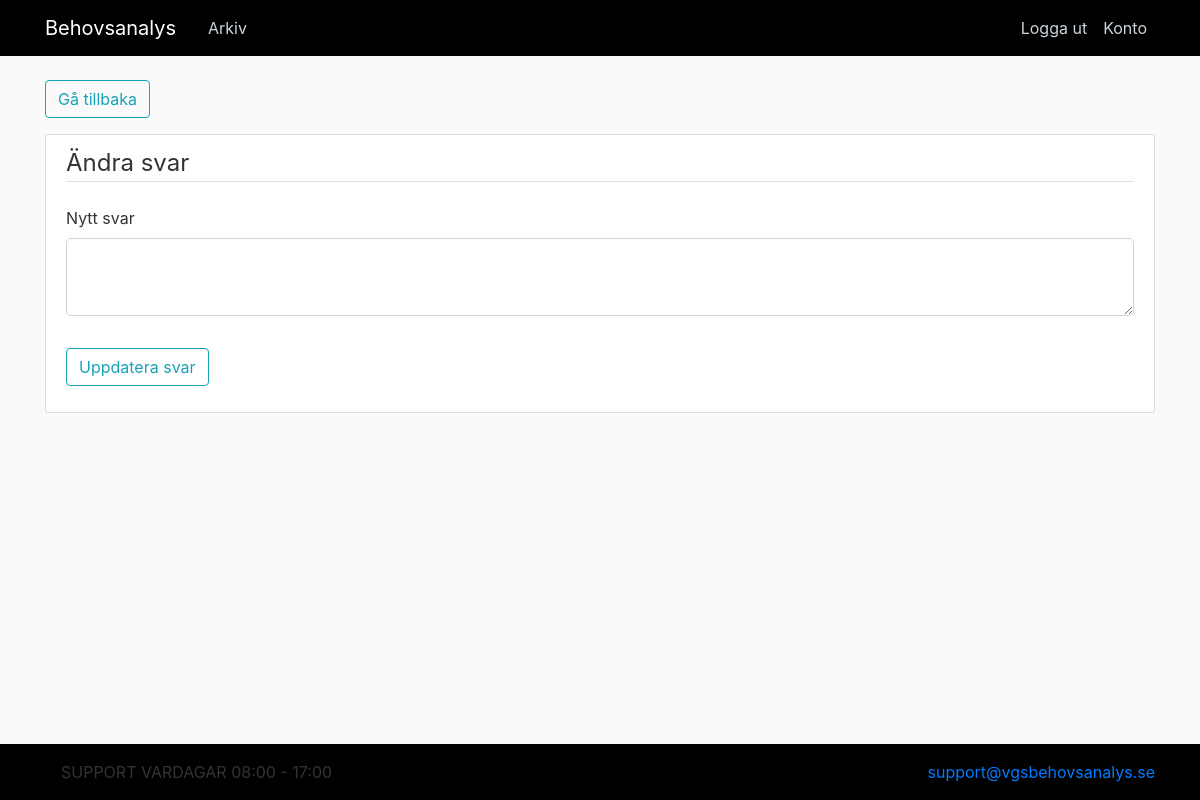
/kund/10310404153/q6 (signed in), run on an earlier commit of the app's database.
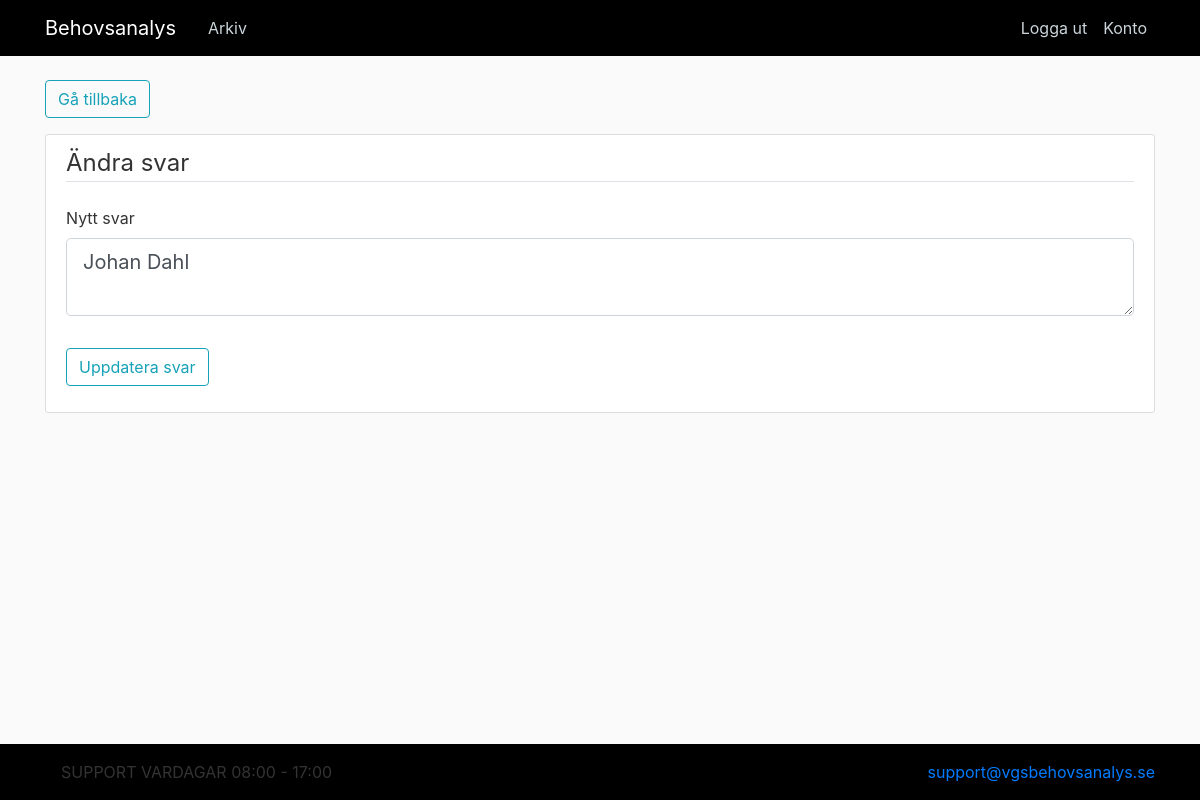
And on a later commit of the database.
### app/models.py (models this page shows, shortened)
class Responses(db.Model, UserMixin):
    response_id = db.Column(db.String(20), primary_key=True)
    timestamp = db.Column(db.String(30))
    q1 = db.Column(db.String(150))
    q2 = db.Column(db.String(150))
    q3 = db.Column(db.String(150), unique=True)
    q4 = db.Column(db.String(150))
    q5 = db.Column(db.String(150))
    q6 = db.Column(db.String(150))
    q7 = db.Column(db.String(150))
    q8 = db.Column(db.String(150))
    q9 = db.Column(db.String(500))
    q10 = db.Column(db.String(500))
    q11 = db.Column(db.String(500))
    q12 = db.Column(db.String(500))
    q13 = db.Column(db.String(500))
    q14 = db.Column(db.String(500))
    q15 = db.Column(db.String(500))
    q16 = db.Column(db.String(500))
    q17 = db.Column(db.String(500))
    q18 = db.Column(db.String(500))
    q19 = db.Column(db.String(500))
    q20 = db.Column(db.String(500))
    q21 = db.Column(db.String(500))
    q22 = db.Column(db.String(500))
    q23 = db.Column(db.String(500))
    q24 = db.Column(db.String(500))
    q25 = db.Column(db.String(500))
    q26 = db.Column(db.String(500))
    q27 = db.Column(db.String(500))
    q28 = db.Column(db.String(500))
    q29 = db.Column(db.String(500))
    q30 = db.Column(db.String(500))
    q31 = db.Column(db.String(500))
    q32 = db.Column(db.String(500))
    q33 = db.Column(db.String(500))
    q34 = db.Column(db.String(500))
    q35 = db.Column(db.String(500))
    q36 = db.Column(db.String(500))
    q37 = db.Column(db.String(500))
    q38 = db.Column(db.String(500))
    q39 = db.Column(db.String(500))
    q40 = db.Column(db.String(500))
    q41 = db.Column(db.String(500))
    q42 = db.Column(db.String(500))
    q43 = db.Column(db.String(500))
    q44 = db.Column(db.String(500))
    q45 = db.Column(db.String(500))
    q46 = db.Column(db.String(500))
    q47 = db.Column(db.String(500))
    q48 = db.Column(db.String(500))
    q49 = db.Column(db.String(500))
    q50 = db.Column(db.String(500))
    q51 = db.Column(db.String(500))
    q52 = db.Column(db.String(500))
    q53 = db.Column(db.String(500))
    q54 = db.Column(db.String(500))
    q55 = db.Column(db.String(500))
    q56 = db.Column(db.String(500))
    q57 = db.Column(db.String(500))
    q58 = db.Column(db.String(500))
    q59 = db.Column(db.String(500))
    q60 = db.Column(db.String(500))
    q61 = db.Column(db.String(500))
    q62 = db.Column(db.String(500))
    q63 = db.Column(db.String(500))
    q64 = db.Column(db.String(500))
    q65 = db.Column(db.String(500))
    q66 = db.Column(db.String(500))
    q67 = db.Column(db.String(500))
    q68 = db.Column(db.String(500))
    q69 = db.Column(db.String(500))
    q70 = db.Column(db.String(500))
    q71 = db.Column(db.String(500))
    q72 = db.Column(db.String(500))
    q73 = db.Column(db.String(500))
    q74 = db.Column(db.String(500))
    q75 = db.Column(db.String(500))
    q76 = db.Column(db.String(500))
    q77 = db.Column(db.String(500))
    q78 = db.Column(db.String(500))
    q79 = db.Column(db.String(500))
    q80 = db.Column(db.String(500))
    q81 = db.Column(db.String(500))
    q82 = db.Column(db.String(500))
    q83 = db.Column(db.String(500))
    q84 = db.Column(db.String(500))
    q85 = db.Column(db.String(500))
    q86 = db.Column(db.String(500))
    q87 = db.Column(db.String(500))
    q88 = db.Column(db.String(500))
    q89 = db.Column(db.String(500))
    q90 = db.Column(db.String(500))
    q91 = db.Column(db.String(500))
    q92 = db.Column(db.String(500))
    q93 = db.Column(db.String(500))
    q94 = db.Column(db.String(500))
    q95 = db.Column(db.String(500))
    q96 = db.Column(db.String(500))
    q97 = db.Column(db.String(500))
    q98 = db.Column(db.String(500))
    q99 = db.Column(db.String(500))
    q100 = db.Column(db.String(500))
    q101 = db.Column(db.String(500))
    q102 = db.Column(db.String(500))
    q103 = db.Column(db.String(500))
    q104 = db.Column(db.String(500))
    q105 = db.Column(db.String(500))
    q106 = db.Column(db.String(500))
    q107 = db.Column(db.String(500))
    q108 = db.Column(db.String(500))
    q109 = db.Column(db.String(500))
    q110 = db.Column(db.String(500))
    q111 = db.Column(db.String(500))
    q112 = db.Column(db.String(500))
    q113 = db.Column(db.String(500))
    q114 = db.Column(db.String(500))
    q115 = db.Column(db.String(500))
    q116 = db.Column(db.String(500))
    q117 = db.Column(db.String(500))
    q118 = db.Column(db.String(500))
    q119 = db.Column(db.String(500))
    q120 = db.Column(db.String(500))
    q121 = db.Column(db.String(500))
    q122 = db.Column(db.String(500))
    q123 = db.Column(db.String(500))
    q124 = db.Column(db.String(500))
    q125 = db.Column(db.String(500))
    q126 = db.Column(db.String(500))
    q127 = db.Column(db.String(500))
    q128 = db.Column(db.String(500))
    q129 = db.Column(db.String(500))
    q130 = db.Column(db.String(500))
    q131 = db.Column(db.String(500))
    q132 = db.Column(db.String(500))
    q133 = db.Column(db.String(500))
    q134 = db.Column(db.String(500))
    q135 = db.Column(db.String(500))
    q136 = db.Column(db.String(500))
    q137 = db.Column(db.String(500))
    q138 = db.Column(db.String(500))
    q139 = db.Column(db.String(500))
    q140 = db.Column(db.String(500))
    q141 = db.Column(db.String(500))
    q142 = db.Column(db.String(500))
    q143 = db.Column(db.String(500))
    q144 = db.Column(db.String(500))
    q145 = db.Column(db.String(500))
    q146 = db.Column(db.String(500))
    q147 = db.Column(db.String(500))
    q148 = db.Column(db.String(500))
    q149 = db.Column(db.String(500))
    q150 = db.Column(db.String(500))
    q151 = db.Column(db.String(500))
    q152 = db.Column(db.String(500))
    q153 = db.Column(db.String(500))
    q154 = db.Column(db.String(500))
    q155 = db.Column(db.String(500))
    q156 = db.Column(db.String(500))
    q157 = db.Column(db.String(500))
    q158 = db.Column(db.String(500))
    q159 = db.Column(db.String(500))
    q160 = db.Column(db.String(500))
    q161 = db.Column(db.String(500))
    q162 = db.Column(db.String(500))
    q163 = db.Column(db.String(500))
    q164 = db.Column(db.String(500))
    q165 = db.Column(db.String(500))
    q166 = db.Column(db.String(500))
    q167 = db.Column(db.String(500))
    q168 = db.Column(db.String(500))
    q169 = db.Column(db.String(500))
    q170 = db.Column(db.String(500))
    q171 = db.Column(db.String(500))
    q172 = db.Column(db.String(500))

### app/routes.py (the view)
@app.route("/kund/<response_id>/<res>", methods=['GET', 'POST'])
@login_required
def updateResponse(response_id, res):
    form = UpdateResponseForm()
    responseForm = Responses.query.filter_by(response_id=response_id).first()
    response = getattr(responseForm, res)
    if form.validate_on_submit():
        setattr(responseForm, res, form.updated_response.data)  # Ändrar innehåll i objectet
        db.session.commit()  # Commitar ändringen till databasen
        flash(f'Svar för fråga: {question_dict[res]} uppdaterades', 'success')
        return redirect(url_for('responses', response_id=responseForm.response_id))
    elif request.method == 'GET':  # Om det är en GET request, dvs när man bara laddar sidan och inte stoppar in någonting i databasen
        form.updated_response.data = response  # Då lägger vi in det som finns i response i textfältet
    return render_template('updateresponse.html', response=response, form=form, question=question_dict[res])

### app/forms.py
class UpdateResponseForm(FlaskForm):
	updated_response = TextAreaField('Nytt svar', validators=[DataRequired()])
	submit = SubmitField('Uppdatera svar')

### app/models.py (called while the page is built)
@login_manager.user_loader
def load_user(user_id):
    return User.query.get(int(user_id))

### app/templates/updateresponse.html (shortened to what this page needs)
{% extends "layout.html" %}
{% block content %}
<button onclick="window.history.back()" class="btn btn-outline-info">Gå tillbaka</button>
<div class="content-section">
	<form method="POST" action="">
		<fieldset class="form-group">
			<legend class="border-bottom mb-4">Ändra svar</legend>
			<div class="form-group">
				{{ form.updated_response.label(class="form-control-label") }}
				{% if form.updated_response.errors %}
					{{ form.updated_response(class="form-control form-control-lg is-invalid") }}
					<div class="invalid-feedback">
						{% for errors in form.updated_response.errors %}
						<span>{{ errors }}</span>
						{% endfor %}
					</div>
				{% else %}
					{{ form.updated_response(class="form-control form-control-lg") }}
				{% endif %}
			</div>
		</fieldset>
		<div class="form-group">
				{{ form.submit(class="btn btn-outline-info") }}
		</div>
	</form>
</div>
{% endblock content%}

What changed in the data, as far as the page shows it:
now on this page (row edited): Responses: updated_response.label "Nytt svar"
Also different on the page:
form field updated_response: (not shown) → "Johan Dahl"
text no longer shown: "Nytt svar"
